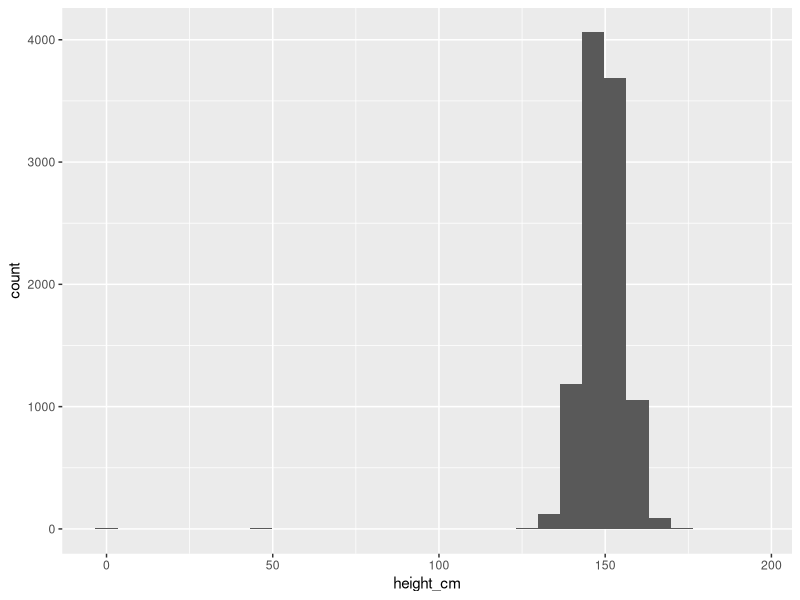
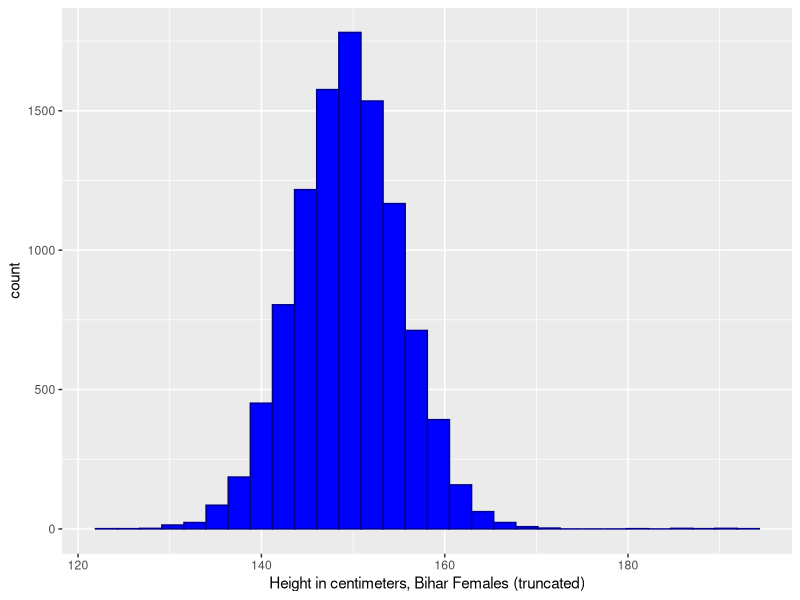
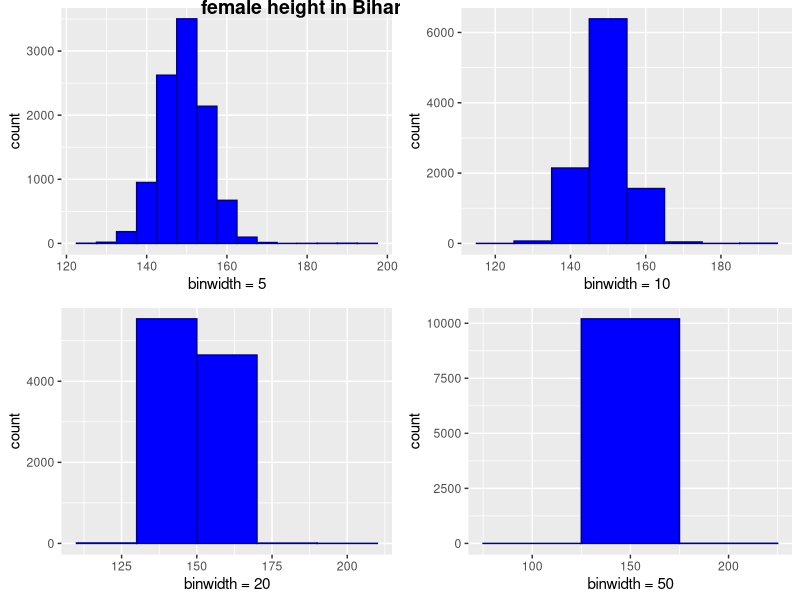
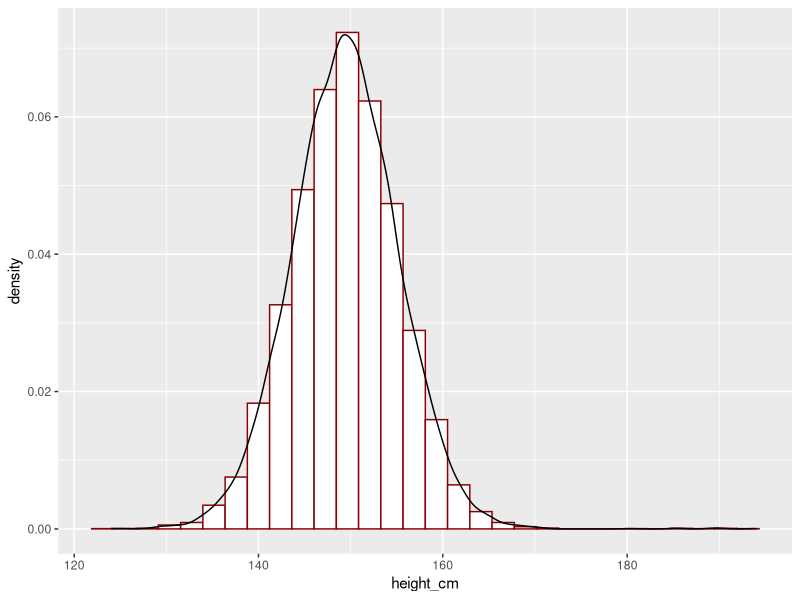

These charts were generated, in order, by the following R code:
## ---- chunk 1
library(ggplot2)
require(cowplot)
library(tidyverse)

bihar_data <- read_csv("./files/M3/Bihar.csv")

# keep the females
bihar_adult_females <- dplyr::filter(bihar_data, adult == 1, female == 1)

# take a look at our data
head(bihar_adult_females, 10)

# plot it
ggplot(bihar_adult_females, aes(height_cm)) + 
  geom_histogram()

# not very attractive, so lets tidy it up - there are some outliers close to 0 and 200 cm
bihar_adult_females_trunc <- dplyr::filter(bihar_adult_females, height_cm > 120, height_cm < 200)

# Plot again with colour and labels
ggplot(bihar_adult_females_trunc, aes(height_cm)) + 
  geom_histogram(fill = "blue", color = "darkblue") + 
  xlab("Height in centimeters, Bihar Females (truncated)")

## ---- chunk 2
Bihar1 <- ggplot(bihar_adult_females_trunc, aes(height_cm)) + 
  geom_histogram(fill = "blue",color = "darkblue", binwidth = 5) +
  xlab("binwidth = 5")

Bihar2 <- ggplot(bihar_adult_females_trunc, aes(height_cm)) + 
  geom_histogram(fill = "blue",color = "darkblue", binwidth = 10) +
  xlab("binwidth = 10")

Bihar3 <- ggplot(bihar_adult_females_trunc, aes(height_cm)) + 
  geom_histogram(fill = "blue",color = "darkblue", binwidth = 20) +
  xlab("binwidth = 20")

Bihar4 <- ggplot(bihar_adult_females_trunc, aes(height_cm)) + 
  geom_histogram(fill = "blue",color = "darkblue", binwidth = 50) +
  xlab("binwidth = 50")

plot_grid(Bihar1, Bihar2, Bihar3, Bihar4, labels="female height in Bihar", hjust = -1, vjust = 1)
# we could save the results to an image or a file using 
# ggsave("folder/bihargrid.pdf")
## ---- chunk 3
ggplot(bihar_adult_females_trunc, aes(height_cm)) + 
  geom_histogram(data = bihar_adult_females_trunc, aes(height_cm, ..density..), fill = "white", color = "darkred") +
  geom_density(kernel = "gaussian", aes(height_cm))
